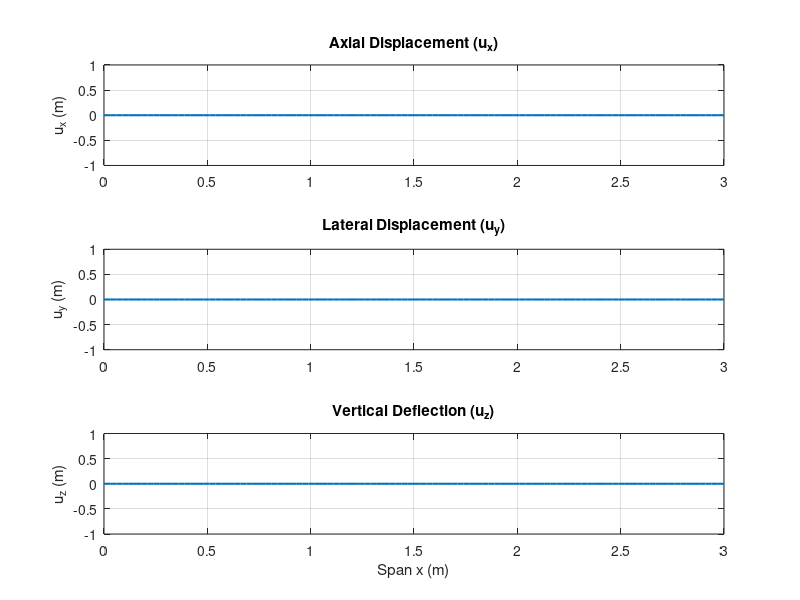

Here is the MATLAB script that generated this plot: (Note: this script raises an error after producing the figure.)
%% PART I - BEAM MODELLING 
% Pau Cornudella Quer
% Martí Güell Domingo

clear
close all
clearvars

%% DATA

problem_type = "torsion"; % CAS 1: "bending". CAS 2: "torsion".
Nm = 6; % N vibration modes in the modal analysis

% Define the problem's data (e.g. dimensions, material properties, etc.)
E = 75e9; %Pa
v_poisson = 0.3;
G = E/(2*(1+v_poisson));
rho = 2200; %kg/m3
c = 0.85; %m
b = 3; %m
y0 = 0.294; %m
y1 = 0.125; %m
y2 = 0.475; %m
h1 = 35e-3; %m
h2 = 30e-3; %m
h3 = 25e-3; %m
A = 0.0246; %m2
Iy = 0.727e-4; %m4
Iz = 4.002e-4; %m4
J = 4.729e-4; %m4
ky = 0.6873;
kz = 0.1843;
kt = 0.4602;
yc = 0.285; %m

%% PREPROCESS
zeros(0,3);
% Load mesh data
load('beam.mat','xn','Tn','Tm');
% xn : Nodal coordinates       
%      |x1 y1 z1|
%      |x2 y2 z2|
%      |  ...   |
% Tn : Nodal connectivities [Nelem x 2] %Conection between Tn(e,1) to Tn(e,2)
% Tm : Material connectivities [Nelem x 1]

% Define boundary conditions and forces data matrices: Up, Fe, Qe, Be
N_elements = size(Tn,1); 
N_nodes = size(xn,1);

Up = [0 1 1; % displacement, node, dof
      0 1 2; 
      0 1 3;
      0 1 4;
      0 1 5;
      0 1 6]; % All 6 DOFs of node 1 = 0. Clamped

% External forces (force, node, dof)
switch(problem_type)
    case "bending"
    Fe = [1 N_nodes 3]; %Force = 1 at last node in DOF 3 (uz)
    case "torsion"
    Fe = [1 N_nodes 4]; %Force = 1 at last node in DOF 4 (theta_x)
end

% Distributed forces (force, node, dof)
Qe = [0 1 2];

% Body forces (force, node, dof)
Be = [0 1 2];

j_orientations = [0 1 0]; %input data, volem que sigui cap a y global

%For convenience; More rows would be added if more values existed
E_vector = [E]; 
A_vector = [A];  
G_vector = [G];  
Iy_vector = [Iy];  
Iz_vector = [Iz];  
ky_vector = [ky];  
kz_vector = [kz];  
kt_vector = [kt];  
J_vector = [J];  
rho_vector = [rho];  

%% SOLVER

% Obtain system matrices
% TIP: To avoid recomputing the system matrices use a save/load structure:
if 1 % Set to 1 to (re)compute the system matrices and '0' to load them

    %MATRIX ASSEMBLY (sparse + blkdiag version)
    Ndof = 6*N_nodes; 
    K = sparse(Ndof,Ndof); % Stiffness matrix
    M  = sparse(Ndof,Ndof);% Mass matrix
    
    for e = 1:N_elements
    
        % Lenght and local axes
        x1 = xn(Tn(e,1),:)'; % Node 1 of element e
        x2 = xn(Tn(e,2),:)'; % Node 2 of element e
        Le = norm(x2 - x1);  % Element lenght
    
        i = (x2 - x1)/Le; % Local X axis unit vector
        j = j_orientations(Tm(e,1),:)'; % Local Y axis unit vector
        k = cross(i,j); %Local Z axis unit vector
    
        % Rotación local Rp (6x6) 
        R3 = [i j k];
        Rp = blkdiag(R3, R3);
    
        % Rotación global (12x12)
        Re = blkdiag(Rp, Rp);
    
        % Axial (pag 6)
        Nx = [-1/Le; 1/Le]; 
        Ba_row = [Nx(1) 0 0 0 0 0 Nx(2) 0 0 0 0 0]; % Al node
        Ba = sparse(Ba_row);
        Ca = E_vector(Tm(e,1))*A_vector(Tm(e,1));
        Ka = Le*(Re'*(Ba'*Ca*Ba)*Re);
    
        % Flexió (pag 6)
        Bb = sparse([0 0 0 0 Nx(1) 0   0 0 0 0 Nx(2) 0;
                     0 0 0 0 0 Nx(1)  0 0 0 0 0 Nx(2)]);
        Cb = E_vector(Tm(e,1)) * diag([Iy_vector(Tm(e,1)) Iz_vector(Tm(e,1))]);
        Kb = Le*(Re'*(Bb'*Cb*Bb)*Re);
    
        % Tallant (pag 7)
        N_G = 1/2;
        Bs = sparse([0 Nx(1) 0 0 0 -N_G  0 Nx(2) 0 0 0 -N_G;
                     0 0 Nx(1) 0 N_G 0   0 0 Nx(2) 0 N_G 0 ]);
        Cs = G_vector(Tm(e,1))*A_vector(Tm(e,1))*diag([ky_vector(Tm(e,1)) kz_vector(Tm(e,1))]);
        Ks = Le*(Re'*(Bs'*Cs*Bs)*Re);
    
        %Torsió (pag 7)
        Bt_row = [0 0 0 Nx(1) 0 0 0 0 0 Nx(2) 0 0];
        Bt = sparse(Bt_row);
        Ct = G_vector(Tm(e,1))*J_vector(Tm(e,1))*kt_vector(Tm(e,1));
        Kt = Le*(Re'*(Bt'*Ct*Bt)*Re);
    
        %Ass Martix (local) (pag 8)
        Xi = [-1/sqrt(3); 1/sqrt(3)];
        w  = [1; 1];
        
        A  = A_vector(Tm(e,1));
        Iy = Iy_vector(Tm(e,1));
        Iz = Iz_vector(Tm(e,1));
        J  = J_vector(Tm(e,1));
        rho = rho_vector(Tm(e,1));
    
        rho_mat = rho * blkdiag(A*speye(3), J, Iy, Iz);  % 6×6 speye=identitat (mantenim sparse)
    
        Me = sparse(12,12);
    
        for kk = 1:2
            N = [(1 - Xi(kk))/2; (1 + Xi(kk))/2];
            Nrow = [N(1) 0 0 0 0 0 N(2) 0 0 0 0 0];
            Nmat = sparse(6,12);
                for k = 1:6
                    Nmat(k, k)   = N(1);
                    Nmat(k, 6+k) = N(2);
                end

            Me = Me + (w(kk)*Le/2) * (Re'*(Nmat'*rho_mat*Nmat) * Re);
        end
    
        % DOFs globals (pag 9)
        Idof = zeros(12,1);
        for j = 1:6
            Idof(j) = 6*(Tn(e,1)-1) + j;
            Idof(6 + j) = 6*(Tn(e,2)-1) + j;
        end
    
        % Ensamblatge (pag 9)
        K(Idof,Idof) = K(Idof,Idof) + Ka + Kb + Ks + Kt;
        M(Idof,Idof)  = M(Idof,Idof)  + Me;
    
    end


    fprintf('--- Applying boundary conditions and loads ---\n');
    
    % External Force Vector (pag 10)
    F = zeros(Ndof, 1);
    F_node = Fe(1,2);
    F_dof = Fe(1,3);
    F_global = (F_node - 1) * 6 + F_dof; %nodee to global dofs
   
    F(F_global) = Fe(1,1); % Specified load
    
    % Apply Boundary Conditions (pag 12)
    prescribed_dofs = (Up(:,2) - 1) * 6 + Up(:,3);
    free_dofs = setdiff(1:Ndof, prescribed_dofs);
    
    % Solve system (pag 12)
    U = zeros(Ndof, 1);
    U(free_dofs) = K(free_dofs, free_dofs) \ F(free_dofs);
    
    fprintf('--- Static solution complete ---\n');
    
    % Perform modal analysis (pag 4 frequency)
    fprintf('--- Performing modal analysis ---\n');
    n_modes = min(Nm, length(free_dofs));
    [Phi, Omega2] = eigs(K(free_dofs, free_dofs), M(free_dofs, free_dofs), n_modes, 'sm');
    frequencies = sqrt(diag(Omega2)) / (2*pi);
    
    fprintf('Natural frequencies [Hz]:\n');
    disp(frequencies');
    
end
%% POSTPROCESS

% Save data for postprocessing in separate script file (useful when results
% from different runs need to be compared)
save('beam_results.mat');

% --- 1. Extract Displacements from Global Vector U ---
% U is stored as [ux1; uy1; uz1; thx1; thy1; thz1; ux2; ... ]
u_x = U(1:6:end);       % Axial displacement
u_y = U(2:6:end);       % Lateral displacement 
u_z = U(3:6:end);       % Vertical displacement 
theta_x = U(4:6:end);   % Torsion
theta_y = U(5:6:end);   % Bending rotation about Y
theta_z = U(6:6:end);   % Bending rotation about Z

% Define x-axis for plotting (Spanwise coordinate)
x_span = xn(:,1); 

% --- 2. Plot Translational Displacements (ux, uy, uz) ---
figure('Name', 'Translational Displacements', 'NumberTitle', 'off');

subplot(3,1,1);
plot(x_span, u_x, 'LineWidth', 1.5);
title('Axial Displacement (u_x)');
ylabel('u_x (m)'); grid on;

subplot(3,1,2);
plot(x_span, u_y, 'LineWidth', 1.5);
title('Lateral Displacement (u_y)');
ylabel('u_y (m)'); grid on;

subplot(3,1,3);
plot(x_span, u_z, 'LineWidth', 1.5);
title('Vertical Deflection (u_z)');
xlabel('Span x (m)'); ylabel('u_z (m)'); grid on;

% Add legend based on problem type
switch(problem_type)
    case "bending"
        sgtitle('Static Solution: Bending Test (Translations)');
    case "torsion"
        sgtitle('Static Solution: Torsion Test (Translations)');
end

% --- 3. Plot Rotational Displacements (theta_x, theta_y, theta_z) ---
figure('Name', 'Rotational Displacements', 'NumberTitle', 'off');

subplot(3,1,1);
plot(x_span, theta_x, 'LineWidth', 1.5);
title('Twist Angle (\theta_x)');
ylabel('\theta_x (rad)'); grid on;

subplot(3,1,2);
plot(x_span, theta_y, 'LineWidth', 1.5);
title('Rotation about Y (\theta_y)');
ylabel('\theta_y (rad)'); grid on;

subplot(3,1,3);
plot(x_span, theta_z, 'LineWidth', 1.5);
title('Rotation about Z (\theta_z)');
xlabel('Span x (m)'); ylabel('\theta_z (rad)'); grid on;

switch(problem_type)
    case "bending"
        sgtitle('Static Solution: Bending Test (Rotations)');
    case "torsion"
        sgtitle('Static Solution: Torsion Test (Rotations)');
end

% --- 4. Plot mode shapes
 
Phi_full = zeros(Ndof, n_modes);
Phi_full(free_dofs, :) = Phi;
x_span = xn(:,1);

    
for i = 1:n_modes
        
    uy = Phi_full(2:6:end, i);
    uz = Phi_full(3:6:end, i); 
    thx = Phi_full(4:6:end, i);

    % Normalize for visualization
    scale = max(abs([uy; uz; thx]));      
    uy = uy/scale;   
    uz = uz/scale;
    thx = thx/scale;

    figure;
    subplot(3,1,1)
    plot(x_span, uy, 'LineWidth', 1.5); grid on;
    ylabel('$u_y$', 'Interpreter','latex');

   subplot(3,1,2)
   plot(x_span, uz, 'LineWidth', 1.5); grid on;
   ylabel('$u_z$', 'Interpreter','latex');

   subplot(3,1,3)
   plot(x_span, thx, 'LineWidth', 1.5); grid on;
   ylabel('$\theta_x$', 'Interpreter','latex');
   xlabel('Span $x$ [m]', 'Interpreter','latex');

   sgtitle(sprintf('Mode %d  (f = %.2f Hz)', i, frequencies(i)));
end
